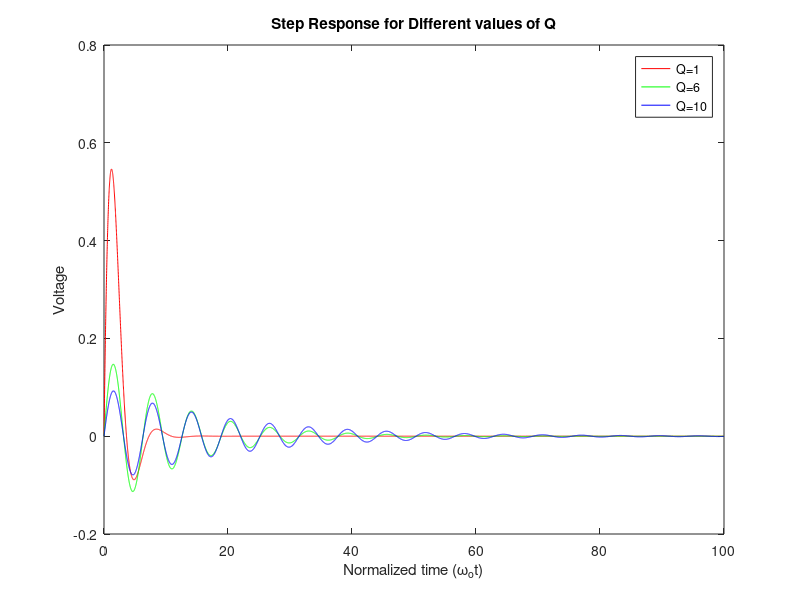

Write MATLAB code to recreate this figure.
clear; close all;
t = 0:.01:100;
Q = [1 6 10];
rgb = 'rgb';
for (i = 1:length(Q));
    y = 2/sqrt(4*Q(i)^2-1)*exp(-t/(2*Q(i))).*sin(sqrt(4*Q(i)^2-1)*t/(2*Q(i)));
    plot(t,y,rgb(i));
    hold on;
end
title('Step Response for Different values of Q');
xlabel('Normalized time (\omega_ot)'); ylabel('Voltage');
legend('Q=1','Q=6','Q=10');
